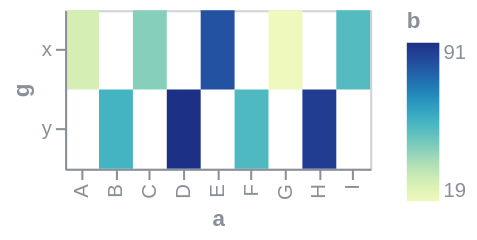

Specify this chart in Vega-Lite:
### Vega specification from a JSON file in a GitHub repository (floating-point values rounded to 4 significant figures)
{"$schema": "https://vega.github.io/schema/vega/v6.json", "background": null, "padding": 5, "width": 150, "height": 78, "style": "cell", "data": [{"name": "source_0", "values": [{"a": "A", "b": 28, "c": 5, "g": "x"}, {"a": "B", "b": 55, "c": 9, "g": "y"}, {"a": "C", "b": 43, "c": 2, "g": "x"}, {"a": "D", "b": 91, "c": 7, "g": "y"}, {"a": "E", "b": 81, "c": 4, "g": "x"}, {"a": "F", "b": 53, "c": 6, "g": "y"}, {"a": "G", "b": 19, "c": 8, "g": "x"}, {"a": "H", "b": 87, "c": 1, "g": "y"}, {"a": "I", "b": 52, "c": 3, "g": "x"}]}, {"name": "data_0", "source": "source_0", "transform": [{"type": "filter", "expr": "isValid(datum[\"b\"]) && isFinite(+datum[\"b\"])"}]}], "marks": [{"name": "marks", "type": "rect", "style": ["rect"], "from": {"data": "data_0"}, "encode": {"update": {"fill": {"scale": "color", "field": "b"}, "description": {"signal": "\"a: \" + (isValid(datum[\"a\"]) ? isArray(datum[\"a\"]) ? join(datum[\"a\"], ' ') : datum[\"a\"] : \"\"+datum[\"a\"]) + \"; g: \" + (isValid(datum[\"g\"]) ? isArray(datum[\"g\"]) ? join(datum[\"g\"], ' ') : datum[\"g\"] : \"\"+datum[\"g\"]) + \"; b: \" + (format(datum[\"b\"], \"\"))"}, "x": {"scale": "x", "field": "a"}, "width": {"signal": "max(0.25, bandwidth('x'))"}, "y": {"scale": "y", "field": "g"}, "height": {"signal": "max(0.25, bandwidth('y'))"}}}}], "scales": [{"name": "x", "type": "band", "domain": {"data": "data_0", "field": "a", "sort": true}, "range": [0, {"signal": "width"}], "paddingInner": 0, "paddingOuter": 0}, {"name": "y", "type": "band", "domain": {"data": "data_0", "field": "g", "sort": true}, "range": [0, {"signal": "height"}], "paddingInner": 0, "paddingOuter": 0}, {"name": "color", "type": "linear", "domain": {"data": "data_0", "field": "b"}, "range": "heatmap", "interpolate": "hcl", "zero": false}], "axes": [{"scale": "x", "orient": "bottom", "grid": false, "title": "a", "labelAlign": "right", "labelAngle": 270, "labelBaseline": "middle", "zindex": 1}, {"scale": "y", "orient": "left", "grid": false, "title": "g", "zindex": 1}], "legends": [{"fill": "color", "gradientLength": {"signal": "clamp(height, 64, 200)"}, "title": "b"}], "config": {"axis": {"labelColor": "#8a8f98", "titleColor": "#8a8f98", "domainColor": "#8a8f98", "tickColor": "#8a8f98", "gridColor": "#8a8f98", "gridOpacity": 0.25}, "legend": {"labelColor": "#8a8f98", "titleColor": "#8a8f98"}, "style": {"cell": {"stroke": "#8a8f98", "strokeOpacity": 0.4}}}}
